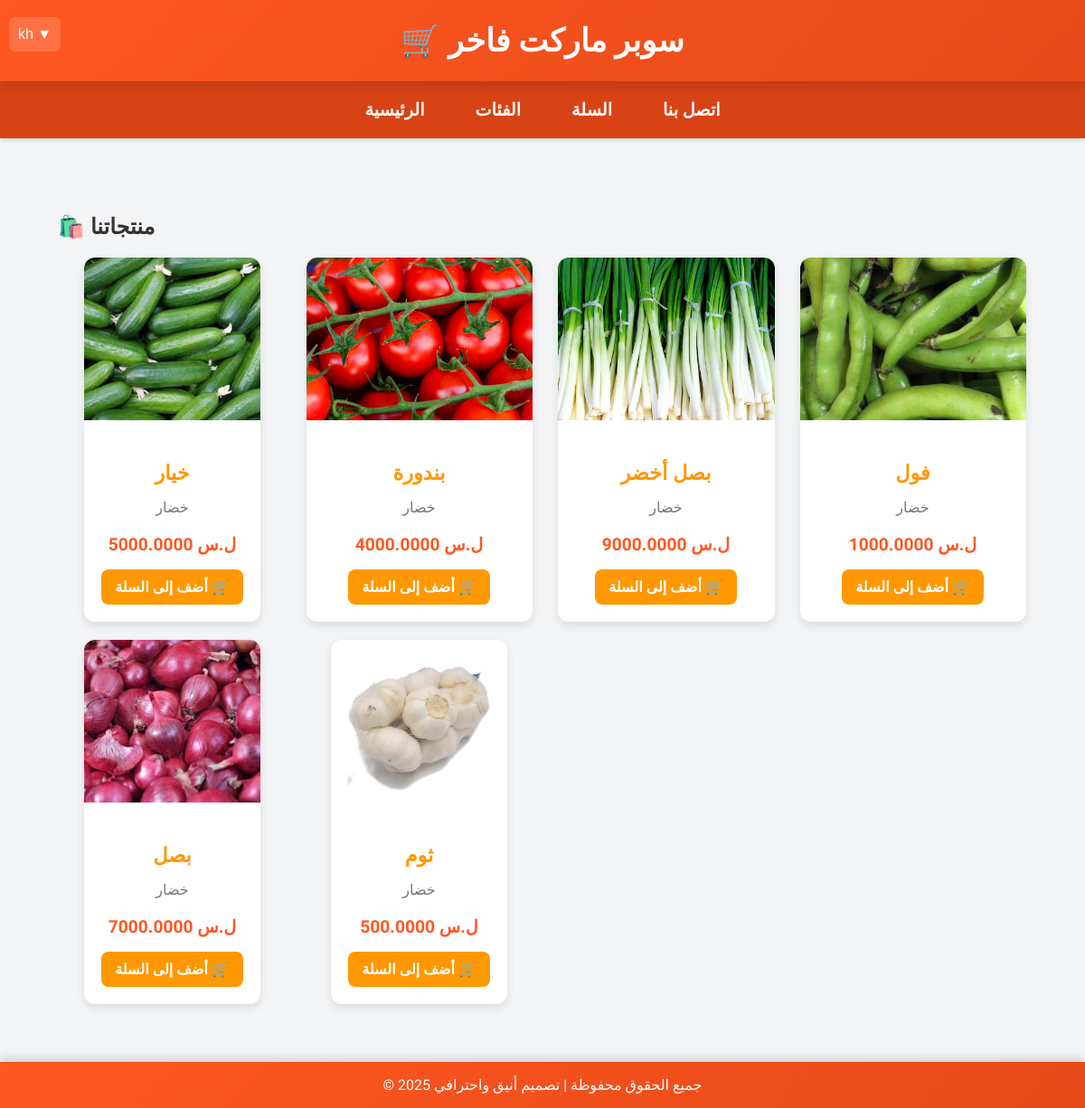
The app's page /market/product/1 (signed in) with its own data.
### market/models.py (models this page shows, shortened)
class Product(models.Model):
      name=models.CharField(max_length=50)
      description=models.TextField()
      image=models.ImageField(upload_to='photo/%y/%m/%d')
      price=models.DecimalField(max_digits=8,decimal_places=4)
      date=models.DateField(auto_now_add=True)
      active=models.BooleanField(default=True)
      category=models.ForeignKey(Category,on_delete=models.CASCADE)

class Category(models.Model):
      name=models.CharField(max_length=50)
      description=models.TextField()
      image=models.ImageField(upload_to='photo/%y/%m/%d')
      def __str__(self):
            return self.name

### market/views.py (the view)
# urls.py: path("product/<int:id>",views.product, name="product"),
@login_required
def product(request,id):
      category=get_object_or_404(Category,id=id)
      products = category.product_set.all()
      print(product)
      return render(request,'product.html',{'category':category , 'products':products})

### templates/product.html (shortened to what this page needs)
{% extends 'base.html' %}
{% block content %}
<div class="container">
    <h2 class="text-center mt-4">🛍️ منتجاتنا</h2>
    <div class="product-grid">
        {% for product in products %}
            <div class="product-card">
                {% if product.image %}
                    <img src="{{ product.image.url }}" alt="{{ product.name }}" class="product-image">
                {% endif %}
                <div class="product-info">
                    <h3 class="product-title">{{ product.name }}</h3>
                    <p class="product-category">{{ product.category }}</p>
                    <p class="product-price">{{ product.price }} ل.س</p>
                    <a href="{% url 'cart' id=product.id %}" class="btn">أضف إلى السلة 🛒</a>
                </div>
            </div>
        {% empty %}
            <p class="no-data">لا توجد منتجات متاحة حالياً.</p>
        {% endfor %}
    </div>
</div>
{% endblock %}

### templates/base.html (shortened to what this page needs)
<!DOCTYPE html>
<html lang="ar">
<head>
</head>
<body>
    <header>
        <div class="dropdown">
            <button class="dropbtn">{{ user.username }} ▼</button>
        </div>
        🛒 سوبر ماركت فاخر
    </header>
    <nav>
        <a href="{% url 'index' %}">الرئيسية</a>
        <a href="{% url 'category' %}">الفئات</a>
        <a href="{% url 'cart_view' %}">السلة</a>
        <a href="#">اتصل بنا</a>
    </nav>
    <main>
        {% block content %}{% endblock %}
    </main>
    <footer>
        &copy; 2025 جميع الحقوق محفوظة | تصميم أنيق واحترافي
    </footer>
</body>
</html>

### templates/base.html (style rules this page uses)
:root { --primary-color: #ff5722; --secondary-color: #ffffff; --background-color: #f3f4f6; --text-color: #333; --nav-hover-color: #ff8a50; --shadow-color: rgba(0, 0, 0, 0.15); }
* { box-sizing: border-box; }
body { font-family: 'Tajawal', sans-serif; margin: 0; padding: 0; background-color: var(--background-color); color: var(--text-color); min-height: 100vh; display: flex; flex-direction: column; }
header { background: linear-gradient(135deg, var(--primary-color), #e64a19); color: var(--secondary-color); padding: 1.5rem; text-align: center; font-size: 2.2rem; font-weight: bold; box-shadow: 0 4px 12px var(--shadow-color); position: relative; }
nav { display: flex; justify-content: center; gap: 1.5rem; background-color: #d84315; padding: 0.75rem; box-shadow: 0 2px 5px var(--shadow-color); flex-wrap: wrap; }
nav a, nav button { color: var(--secondary-color); text-decoration: none; font-size: 1.2rem; font-weight: bold; background: none; border: none; cursor: pointer; padding: 0.5rem 1rem; transition: all 0.3s; }
main { flex: 1; padding: 2rem; animation: fadeIn 0.6s ease-in-out; }
footer { background: linear-gradient(135deg, var(--primary-color), #e64a19); color: var(--secondary-color); text-align: center; padding: 1rem; font-size: 1rem; box-shadow: 0 -4px 10px var(--shadow-color); }
.dropdown { position: absolute; top: 10px; left: 10px; }
.dropbtn { background-color: #ff7043; color: white; padding: 10px; font-size: 1rem; border: none; cursor: pointer; border-radius: 6px; }

### templates/product.html (style rules this page uses)
.container { max-width: 1200px; margin: auto; padding: 2rem; }
.product-grid { display: grid; grid-template-columns: repeat(auto-fit, minmax(250px, 1fr)); gap: 20px; justify-content: center; margin-top: 20px; }
.product-card { background: #fff; border-radius: 12px; box-shadow: 0 4px 10px rgba(0, 0, 0, 0.1); transition: transform 0.3s, box-shadow 0.3s; overflow: hidden; text-align: center; max-width: 250px; margin: auto; }
.product-image { width: 100%; height: 180px; object-fit: cover; }
.product-info { padding: 1.2rem; }
.product-title { font-size: 1.4rem; margin-bottom: 0.5rem; color: #ff9800; }
.product-category { font-size: 1rem; color: #777; margin-bottom: 0.5rem; }
.product-price { font-size: 1.2rem; font-weight: bold; color: #ff5722; margin-bottom: 1rem; }
.btn { display: inline-block; padding: 10px 15px; background: #ff9800; color: white; border-radius: 8px; text-decoration: none; font-weight: bold; transition: background 0.3s, color 0.3s; cursor: pointer; border: none; }

### records on screen
Product: image (picture), name "خيار", category "خضار", price "5000.0000"
Product: image (picture), name "بندورة", category "خضار", price "4000.0000"
Product: image (picture), name "بصل أخضر", category "خضار", price "9000.0000"
Product: image (picture), name "فول", category "خضار", price "1000.0000"
Product: image (picture), name "بصل", category "خضار", price "7000.0000"
Product: image (picture), name "ثوم", category "خضار", price "500.0000"

### other values on screen
{{ user.username }} "kh"
